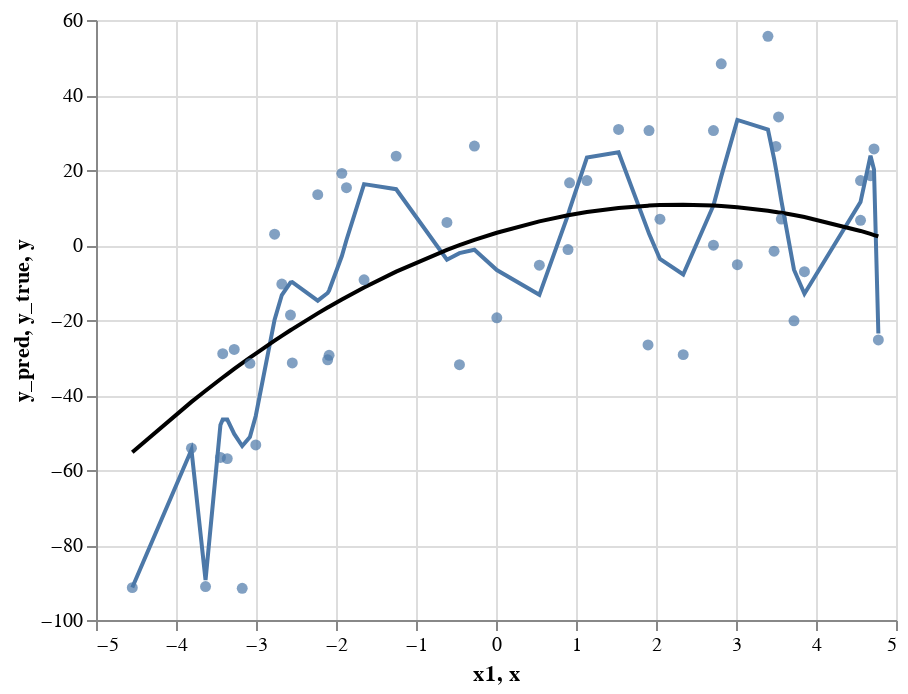

Notebook code for this chart:
### Code cell
make_chart(df,20) + chart_true + chart_data
